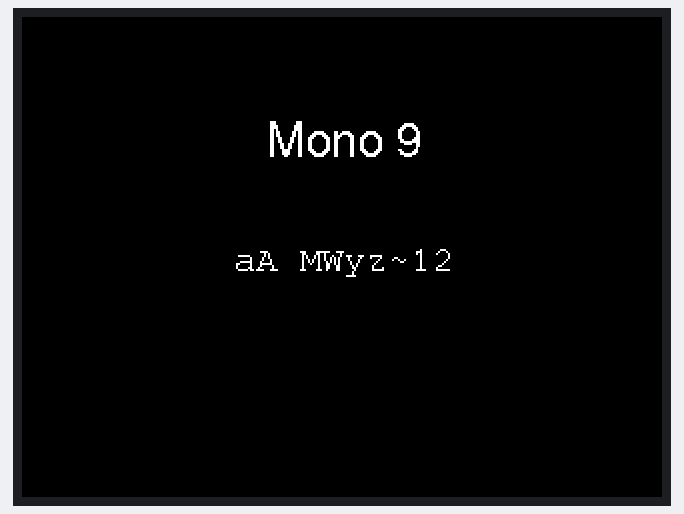
This sketch was run on a simulated ESP32. Shown: 320×240 colour display.

Above: at 0.3 s.
At 7.5 s:
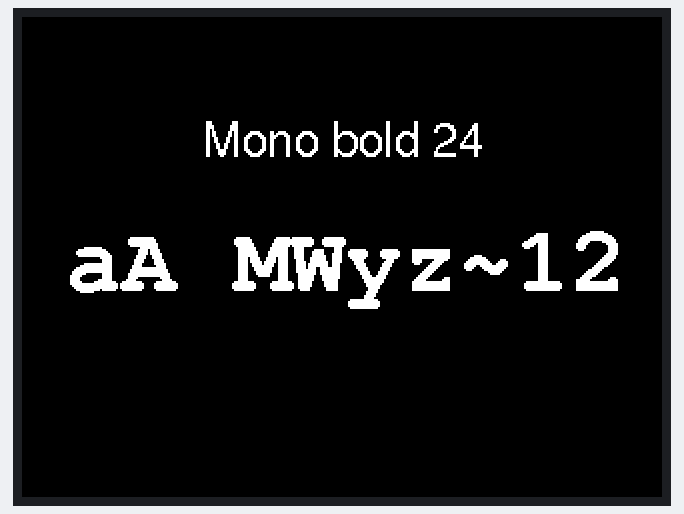
At 11.6 s:
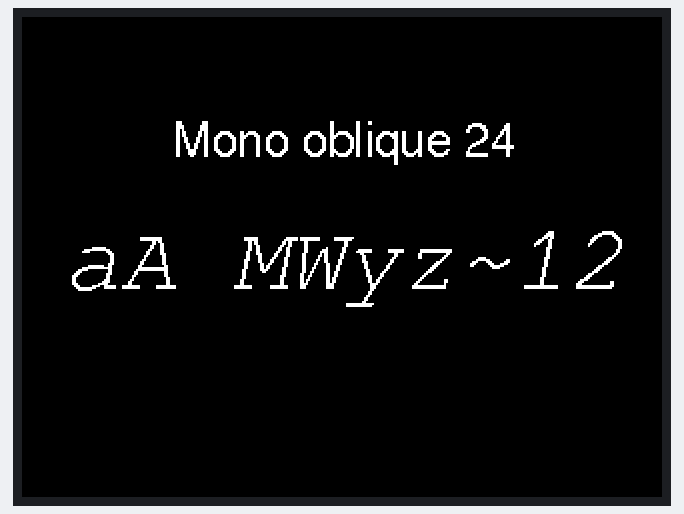
At 19.9 s:
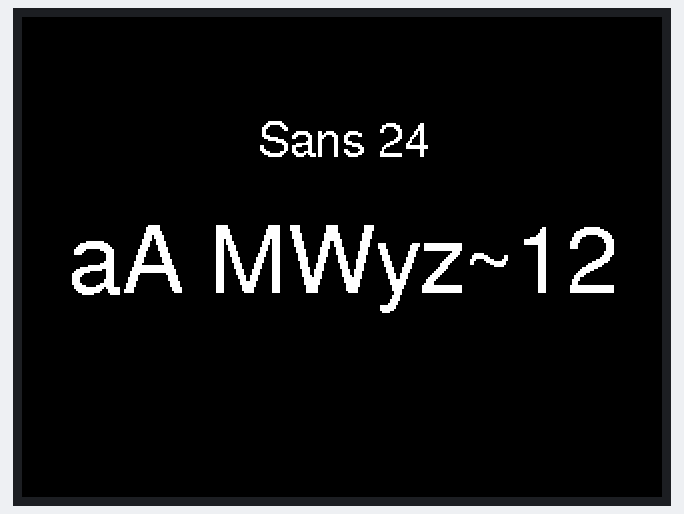
At 28.2 s:
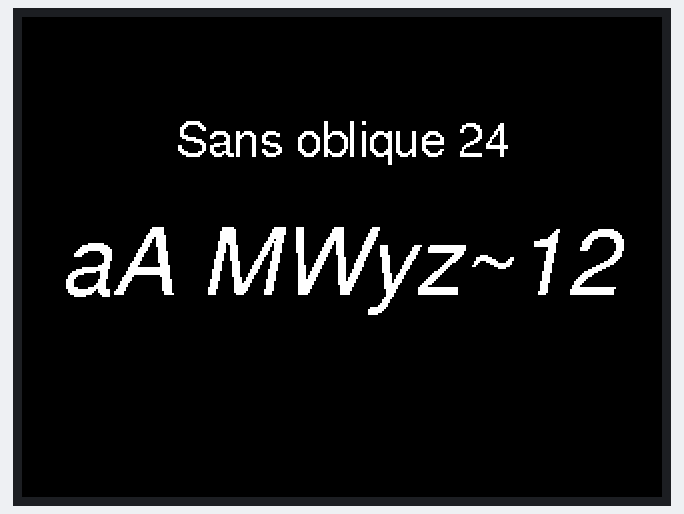
At 36.4 s:
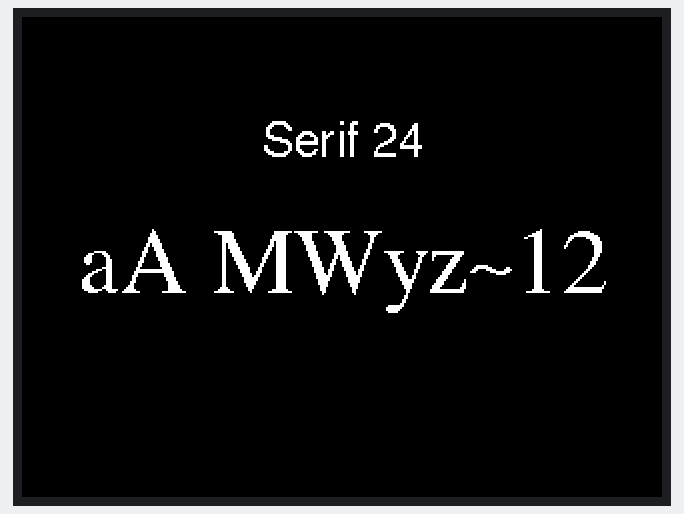

The sketch:

All_Free_Fonts_Demo.ino
```cpp
/*
  Example for TFT_eSPI library

  Created by Bodmer 31/12/16

  This example draws all fonts (as used by the Adafruit_GFX library) onto the
  screen. These fonts are called the GFX Free Fonts (GFXFF) in this library.

  The fonts are referenced by a short name, see the Free_Fonts.h file
  attached to this sketch.

  Other True Type fonts could be converted using the utility within the
  "fontconvert" folder inside the library. This converted has also been
  copied from the Adafruit_GFX library.

  Since these fonts are a recent addition Adafruit do not have a tutorial
  available yet on how to use the fontconvert utility.   Linux users will
  no doubt figure it out!  In the meantime there are 48 font files to use
  in sizes from 9 point to 24 point, and in normal, bold, and italic or
  oblique styles.

  This example sketch uses both the print class and drawString() functions
  to plot text to the screen.

  Make sure LOAD_GFXFF is defined in the User_Setup.h file within the
  library folder.

  --------------------------- NOTE ----------------------------------------
  The free font encoding format does not lend itself easily to plotting
  the background without flicker. For values that changes on screen it is
  better to use Fonts 1- 8 which are encoded specifically for rapid
  drawing with background.
  -------------------------------------------------------------------------

  #########################################################################
  ###### DON'T FORGET TO UPDATE THE User_Setup.h FILE IN THE LIBRARY ######
  ######       TO SELECT YOUR DISPLAY TYPE AND ENABLE FONTS          ######
  #########################################################################
*/

#define TEXT "aA MWyz~12" // Text that will be printed on screen in any font

#include "Free_Fonts.h" // Include the header file attached to this sketch

#include "SPI.h"
#include "TFT_eSPI.h"

// Use hardware SPI
TFT_eSPI tft = TFT_eSPI();

unsigned long drawTime = 0;

void setup(void) {

  tft.begin();

  tft.setRotation(1);

}

void loop() {

  // >>>>>>>>>>>>>>>>>>>>>>>>>>>>>>>>>>>>>>>>>>>>>>>>>>>>>>>>>>>>>>>>>>>>>>>>>>>>>>>>>
  // Show all 48 fonts in centre of screen ( x,y coordinate 160,120)
  // >>>>>>>>>>>>>>>>>>>>>>>>>>>>>>>>>>>>>>>>>>>>>>>>>>>>>>>>>>>>>>>>>>>>>>>>>>>>>>>>>

  // Where font sizes increase the screen is not cleared as the larger fonts overwrite
  // the smaller one with the background colour.

  // Set text datum to middle centre
  tft.setTextDatum(MC_DATUM);

  // Set text colour to orange with black background
  tft.setTextColor(TFT_WHITE, TFT_BLACK);

  tft.fillScreen(TFT_BLACK);            // Clear screen
  tft.setFreeFont(FF18);                 // Select the font
  tft.drawString(sFF1, 160, 60, GFXFF);// Print the string name of the font
  tft.setFreeFont(FF1);                 // Select the font
  tft.drawString(TEXT, 160, 120, GFXFF);// Print the string name of the font
  delay(1000);
  //tft.fillScreen(TFT_BLACK);
  tft.setFreeFont(FF18);                 // Select the font
  tft.drawString(sFF2, 160, 60, GFXFF);// Print the string name of the font
  tft.setFreeFont(FF2);
  tft.drawString(TEXT, 160, 120, GFXFF);
  delay(1000);
  //tft.fillScreen(TFT_BLACK);
  tft.setFreeFont(FF18);                 // Select the font
  tft.drawString(sFF3, 160, 60, GFXFF);// Print the string name of the font
  tft.setFreeFont(FF3);
  tft.drawString(TEXT, 160, 120, GFXFF);
  delay(1000);
  //tft.fillScreen(TFT_BLACK);
  tft.setFreeFont(FF18);                 // Select the font
  tft.drawString(sFF4, 160, 60, GFXFF);// Print the string name of the font
  tft.setFreeFont(FF4);
  tft.drawString(TEXT, 160, 120, GFXFF);
  delay(1000);

  tft.fillScreen(TFT_BLACK);
  tft.setFreeFont(FF18);                 // Select the font
  tft.drawString(sFF5, 160, 60, GFXFF);// Print the string name of the font
  tft.setFreeFont(FF5);
  tft.drawString(TEXT, 160, 120, GFXFF);
  delay(1000);
  //tft.fillScreen(TFT_BLACK);
  tft.setFreeFont(FF18);                 // Select the font
  tft.drawString(sFF6, 160, 60, GFXFF);// Print the string name of the font
  tft.setFreeFont(FF6);
  tft.drawString(TEXT, 160, 120, GFXFF);
  delay(1000);
  //tft.fillScreen(TFT_BLACK);
  tft.setFreeFont(FF18);                 // Select the font
  tft.drawString(sFF7, 160, 60, GFXFF);// Print the string name of the font
  tft.setFreeFont(FF7);
  tft.drawString(TEXT, 160, 120, GFXFF);
  delay(1000);
  //tft.fillScreen(TFT_BLACK);
  tft.setFreeFont(FF18);                 // Select the font
  tft.drawString(sFF8, 160, 60, GFXFF);// Print the string name of the font
  tft.setFreeFont(FF8);
  tft.drawString(TEXT, 160, 120, GFXFF);
  delay(1000);

  tft.fillScreen(TFT_BLACK);
  tft.setFreeFont(FF18);                 // Select the font
  tft.drawString(sFF9, 160, 60, GFXFF);// Print the string name of the font
  tft.setFreeFont(FF9);
  tft.drawString(TEXT, 160, 120, GFXFF);
  delay(1000);
  //tft.fillScreen(TFT_BLACK);
  tft.setFreeFont(FF18);                 // Select the font
  tft.drawString(sFF10, 160, 60, GFXFF);// Print the string name of the font
  tft.setFreeFont(FF10);
  tft.drawString(TEXT, 160, 120, GFXFF);
  delay(1000);
  //tft.fillScreen(TFT_BLACK);
  tft.setFreeFont(FF18);                 // Select the font
  tft.drawString(sFF11, 160, 60, GFXFF);// Print the string name of the font
  tft.setFreeFont(FF11);
  tft.drawString(TEXT, 160, 120, GFXFF);
  delay(1000);
  //tft.fillScreen(TFT_BLACK);
  tft.setFreeFont(FF18);                 // Select the font
  tft.drawString(sFF12, 160, 60, GFXFF);// Print the string name of the font
  tft.setFreeFont(FF12);
    tft.drawString(TEXT, 160, 120, GFXFF);
  delay(1000);

  tft.fillScreen(TFT_BLACK);
  tft.setFreeFont(FF18);                 // Select the font
  tft.drawString(sFF13, 160, 60, GFXFF);// Print the string name of the font
  tft.setFreeFont(FF13);
  tft.drawString(TEXT, 160, 120, GFXFF);
  delay(1000);
  //tft.fillScreen(TFT_BLACK);
  tft.setFreeFont(FF18);                 // Select the font
  tft.drawString(sFF14, 160, 60, GFXFF);// Print the string name of the font
  tft.setFreeFont(FF14);
  tft.drawString(TEXT, 160, 120, GFXFF);
  delay(1000);
  //tft.fillScreen(TFT_BLACK);
  tft.setFreeFont(FF18);                 // Select the font
  tft.drawString(sFF15, 160, 60, GFXFF);// Print the string name of the font
  tft.setFreeFont(FF15);
  tft.drawString(TEXT, 160, 120, GFXFF);
  delay(1000);
  //tft.fillScreen(TFT_BLACK);
  tft.setFreeFont(FF18);                 // Select the font
  tft.drawString(sFF16, 160, 60, GFXFF);// Print the string name of the font
  tft.setFreeFont(FF16);
    tft.drawString(TEXT, 160, 120, GFXFF);
  delay(1000);

  tft.fillScreen(TFT_BLACK);
  tft.setFreeFont(FF18);                 // Select the font
  tft.drawString(sFF17, 160, 60, GFXFF);// Print the string name of the font
  tft.setFreeFont(FF17);
  tft.drawString(TEXT, 160, 120, GFXFF);
  delay(1000);
  //tft.fillScreen(TFT_BLACK);
  tft.setFreeFont(FF18);                 // Select the font
  tft.drawString(sFF18, 160, 60, GFXFF);// Print the string name of the font
  tft.setFreeFont(FF18);
  tft.drawString(TEXT, 160, 120, GFXFF);
  delay(1000);
  //tft.fillScreen(TFT_BLACK);
  tft.setFreeFont(FF18);                 // Select the font
  tft.drawString(sFF19, 160, 60, GFXFF);// Print the string name of the font
  tft.setFreeFont(FF19);
  tft.drawString(TEXT, 160, 120, GFXFF);
  delay(1000);
  //tft.fillScreen(TFT_BLACK);
  tft.setFreeFont(FF18);                 // Select the font
  tft.drawString(sFF20, 160, 60, GFXFF);// Print the string name of the font
  tft.setFreeFont(FF20);
    tft.drawString(TEXT, 160, 120, GFXFF);
  delay(1000);

  tft.fillScreen(TFT_BLACK);
  tft.setFreeFont(FF18);                 // Select the font
  tft.drawString(sFF21, 160, 60, GFXFF);// Print the string name of the font
  tft.setFreeFont(FF21);
  tft.drawString(TEXT, 160, 120, GFXFF);
  delay(1000);
  //tft.fillScreen(TFT_BLACK);
  tft.setFreeFont(FF18);                 // Select the font
  tft.drawString(sFF22, 160, 60, GFXFF);// Print the string name of the font
  tft.setFreeFont(FF22);
  tft.drawString(TEXT, 160, 120, GFXFF);
  delay(1000);
  //tft.fillScreen(TFT_BLACK);
  tft.setFreeFont(FF18);                 // Select the font
  tft.drawString(sFF23, 160, 60, GFXFF);// Print the string name of the font
  tft.setFreeFont(FF23);
  tft.drawString(TEXT, 160, 120, GFXFF);
  delay(1000);
  //tft.fillScreen(TFT_BLACK);
  tft.setFreeFont(FF18);                 // Select the font
  tft.drawString(sFF24, 160, 60, GFXFF);// Print the string name of the font
  tft.setFreeFont(FF24);
  tft.drawString(TEXT, 160, 120, GFXFF);
  delay(1000);

  tft.fillScreen(TFT_BLACK);
  tft.setFreeFont(FF18);                 // Select the font
  tft.drawString(sFF25, 160, 60, GFXFF);// Print the string name of the font
  tft.setFreeFont(FF25);
  tft.drawString(TEXT, 160, 120, GFXFF);
  delay(1000);
  //tft.fillScreen(TFT_BLACK);
  tft.setFreeFont(FF18);                 // Select the font
  tft.drawString(sFF26, 160, 60, GFXFF);// Print the string name of the font
  tft.setFreeFont(FF26);
  tft.drawString(TEXT, 160, 120, GFXFF);
  delay(1000);
  //tft.fillScreen(TFT_BLACK);
  tft.setFreeFont(FF18);                 // Select the font
  tft.drawString(sFF27, 160, 60, GFXFF);// Print the string name of the font
  tft.setFreeFont(FF27);
  tft.drawString(TEXT, 160, 120, GFXFF);
  delay(1000);
  //tft.fillScreen(TFT_BLACK);
  tft.setFreeFont(FF18);                 // Select the font
  tft.drawString(sFF28, 160, 60, GFXFF);// Print the string name of the font
  tft.setFreeFont(FF28);
  tft.drawString(TEXT, 160, 120, GFXFF);
  delay(1000);

  tft.fillScreen(TFT_BLACK);
  tft.setFreeFont(FF18);                 // Select the font
  tft.drawString(sFF29, 160, 60, GFXFF);// Print the string name of the font
  tft.setFreeFont(FF29);
  tft.drawString(TEXT, 160, 120, GFXFF);
  delay(1000);
  //tft.fillScreen(TFT_BLACK);
  tft.setFreeFont(FF18);                 // Select the font
  tft.drawString(sFF30, 160, 60, GFXFF);// Print the string name of the font
  tft.setFreeFont(FF30);
  tft.drawString(TEXT, 160, 120, GFXFF);
  delay(1000);
  //tft.fillScreen(TFT_BLACK);
  tft.setFreeFont(FF18);                 // Select the font
  tft.drawString(sFF31, 160, 60, GFXFF);// Print the string name of the font
  tft.setFreeFont(FF31);
  tft.drawString(TEXT, 160, 120, GFXFF);
  delay(1000);
  //tft.fillScreen(TFT_BLACK);
  tft.setFreeFont(FF18);                 // Select the font
  tft.drawString(sFF32, 160, 60, GFXFF);// Print the string name of the font
  tft.setFreeFont(FF32);
  tft.drawString(TEXT, 160, 120, GFXFF);
  delay(1000);

  tft.fillScreen(TFT_BLACK);
  tft.setFreeFont(FF18);                 // Select the font
  tft.drawString(sFF33, 160, 60, GFXFF);// Print the string name of the font
  tft.setFreeFont(FF33);
  tft.drawString(TEXT, 160, 120, GFXFF);
  delay(1000);
  //tft.fillScreen(TFT_BLACK);
  tft.setFreeFont(FF18);                 // Select the font
  tft.drawString(sFF34, 160, 60, GFXFF);// Print the string name of the font
  tft.setFreeFont(FF34);
  tft.drawString(TEXT, 160, 120, GFXFF);
  delay(1000);
  //tft.fillScreen(TFT_BLACK);
  tft.setFreeFont(FF18);                 // Select the font
  tft.drawString(sFF35, 160, 60, GFXFF);// Print the string name of the font
  tft.setFreeFont(FF35);
  tft.drawString(TEXT, 160, 120, GFXFF);
  delay(1000);
  //tft.fillScreen(TFT_BLACK);
  tft.setFreeFont(FF18);                 // Select the font
  tft.drawString(sFF36, 160, 60, GFXFF);// Print the string name of the font
  tft.setFreeFont(FF36);
  tft.drawString(TEXT, 160, 120, GFXFF);
  delay(1000);

  tft.fillScreen(TFT_BLACK);
  tft.setFreeFont(FF18);                 // Select the font
  tft.drawString(sFF37, 160, 60, GFXFF);// Print the string name of the font
  tft.setFreeFont(FF37);
  tft.drawString(TEXT, 160, 120, GFXFF);
  delay(1000);
  //tft.fillScreen(TFT_BLACK);
  tft.setFreeFont(FF18);                 // Select the font
  tft.drawString(sFF38, 160, 60, GFXFF);// Print the string name of the font
  tft.setFreeFont(FF38);
  tft.drawString(TEXT, 160, 120, GFXFF);
  delay(1000);
  //tft.fillScreen(TFT_BLACK);
  tft.setFreeFont(FF18);                 // Select the font
  tft.drawString(sFF39, 160, 60, GFXFF);// Print the string name of the font
  tft.setFreeFont(FF39);
  tft.drawString(TEXT, 160, 120, GFXFF);
  delay(1000);
  //tft.fillScreen(TFT_BLACK);
  tft.setFreeFont(FF18);                 // Select the font
  tft.drawString(sFF40, 160, 60, GFXFF);// Print the string name of the font
  tft.setFreeFont(FF40);
  tft.drawString(TEXT, 160, 120, GFXFF);
  delay(1000);

  tft.fillScreen(TFT_BLACK);
  tft.setFreeFont(FF18);                 // Select the font
  tft.drawString(sFF41, 160, 60, GFXFF);// Print the string name of the font
  tft.setFreeFont(FF41);
  tft.drawString(TEXT, 160, 120, GFXFF);
  delay(1000);
  //tft.fillScreen(TFT_BLACK);
  tft.setFreeFont(FF18);                 // Select the font
  tft.drawString(sFF42, 160, 60, GFXFF);// Print the string name of the font
  tft.setFreeFont(FF42);
  tft.drawString(TEXT, 160, 120, GFXFF);
  delay(1000);
  //tft.fillScreen(TFT_BLACK);
  tft.setFreeFont(FF18);                 // Select the font
  tft.drawString(sFF43, 160, 60, GFXFF);// Print the string name of the font
  tft.setFreeFont(FF43);
  tft.drawString(TEXT, 160, 120, GFXFF);
  delay(1000);
  //tft.fillScreen(TFT_BLACK);
  tft.setFreeFont(FF18);                 // Select the font
  tft.drawString(sFF44, 160, 60, GFXFF);// Print the string name of the font
  tft.setFreeFont(FF44);
  tft.drawString(TEXT, 160, 120, GFXFF);
  delay(1000);

  tft.fillScreen(TFT_BLACK);
  tft.setFreeFont(FF18);                 // Select the font
  tft.drawString(sFF45, 160, 60, GFXFF);// Print the string name of the font
  tft.setFreeFont(FF45);
  tft.drawString(TEXT, 160, 120, GFXFF);
  delay(1000);
  //tft.fillScreen(TFT_BLACK);
  tft.setFreeFont(FF18);                 // Select the font
  tft.drawString(sFF46, 160, 60, GFXFF);// Print the string name of the font
  tft.setFreeFont(FF46);
  tft.drawString(TEXT, 160, 120, GFXFF);
  delay(1000);
  //tft.fillScreen(TFT_BLACK);
  tft.setFreeFont(FF18);                 // Select the font
  tft.drawString(sFF47, 160, 60, GFXFF);// Print the string name of the font
  tft.setFreeFont(FF47);
  tft.drawString(TEXT, 160, 120, GFXFF);
  delay(1000);
  //tft.fillScreen(TFT_BLACK);
  tft.setFreeFont(FF18);                 // Select the font
  tft.drawString(sFF48, 160, 60, GFXFF);// Print the string name of the font
  tft.setFreeFont(FF48);
  tft.drawString(TEXT, 160, 120, GFXFF);
  delay(1000);

}

// There follows a crude way of flagging that this example sketch needs fonts which
// have not been enbabled in the User_Setup.h file inside the TFT_HX8357 library.
//
// These lines produce errors during compile time if settings in User_Setup are not correct
//
// The error will be "does not name a type" but ignore this and read the text between ''
// it will indicate which font or feature needs to be enabled
//
// Either delete all the following lines if you do not want warnings, or change the lines
// to suit your sketch modifications.

#ifndef LOAD_GLCD
//ERROR_Please_enable_LOAD_GLCD_in_User_Setup
#endif

#ifndef LOAD_GFXFF
ERROR_Please_enable_LOAD_GFXFF_in_User_Setup!
#endif
```

Source omitted: Free_Fonts.h (9056 bytes)

Measured:
- what the display in image 1 shows lasts 1.1 s, from 7.4 s to 8.5 s
